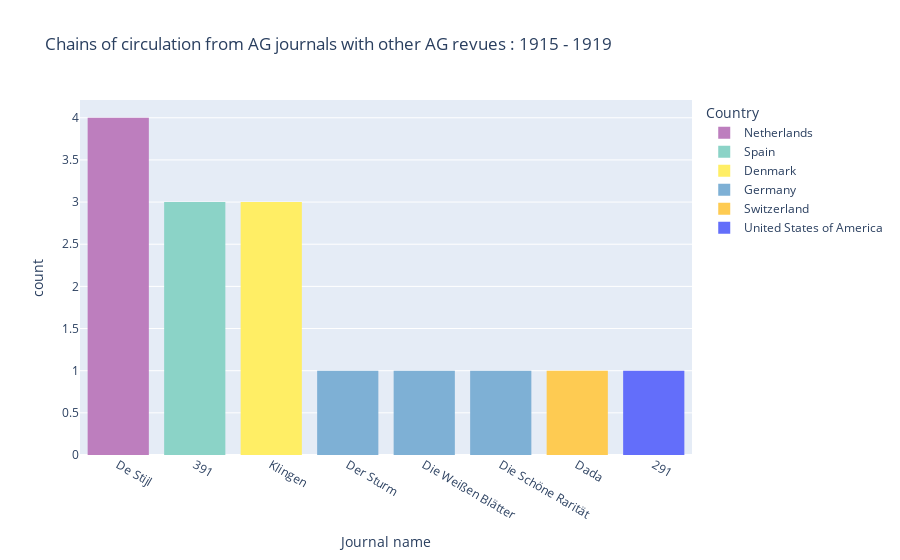

Notebook source saved alongside this figure:
### Code cell
fig = px.histogram(i_ag1919, x='issueLabel', color="Country",
            title="Chains of circulation from AG journals with other AG revues : 1915 - 1919", 
            labels={
                     "journal_count": "Number of primitive images",
                     "issueLabel": "Journal name"},
                  color_discrete_map= {
                    "France": "#fd7f6f",
                    "Germany": "#7eb0d5",
                    "Czech Republic": "#b2e061",
                    "Netherlands": "#bd7ebe",
                    "Poland": "#ffb55a",
                    "Denmark" : "#ffee65",
                    "United states of America": "#beb9db",
                    "Romania":"#fdcce5",
                   "Spain": "#8bd3c7"})
fig.update_traces(textfont_size=12, textangle=0, textposition="outside", cliponaxis=False)
fig.show()
fig.write_image("viz/internal/internal_1915_1919.png", scale=7) 
fig.write_html('viz/internal/internal_1915_1919.html', auto_open=False)

### Figure 1 — Plotly figure (JSON) as saved in the notebook; plotly's stock layout.template omitted (floating-point values rounded to 4 significant figures)
{"data": [{"alignmentgroup": "True", "bingroup": "x", "cliponaxis": false, "hovertemplate": "Country=Netherlands<br>Journal name=%{x}<br>count=%{y}<extra></extra>", "legendgroup": "Netherlands", "marker": {"color": "#bd7ebe", "pattern": {"shape": ""}}, "name": "Netherlands", "offsetgroup": "Netherlands", "orientation": "v", "showlegend": true, "textangle": 0, "textfont": {"size": 12}, "textposition": "outside", "type": "histogram", "x": ["De Stijl", "De Stijl", "De Stijl", "De Stijl"], "xaxis": "x", "yaxis": "y"}, {"alignmentgroup": "True", "bingroup": "x", "cliponaxis": false, "hovertemplate": "Country=Spain<br>Journal name=%{x}<br>count=%{y}<extra></extra>", "legendgroup": "Spain", "marker": {"color": "#8bd3c7", "pattern": {"shape": ""}}, "name": "Spain", "offsetgroup": "Spain", "orientation": "v", "showlegend": true, "textangle": 0, "textfont": {"size": 12}, "textposition": "outside", "type": "histogram", "x": ["391", "391", "391"], "xaxis": "x", "yaxis": "y"}, {"alignmentgroup": "True", "bingroup": "x", "cliponaxis": false, "hovertemplate": "Country=Denmark<br>Journal name=%{x}<br>count=%{y}<extra></extra>", "legendgroup": "Denmark", "marker": {"color": "#ffee65", "pattern": {"shape": ""}}, "name": "Denmark", "offsetgroup": "Denmark", "orientation": "v", "showlegend": true, "textangle": 0, "textfont": {"size": 12}, "textposition": "outside", "type": "histogram", "x": ["Klingen", "Klingen", "Klingen"], "xaxis": "x", "yaxis": "y"}, {"alignmentgroup": "True", "bingroup": "x", "cliponaxis": false, "hovertemplate": "Country=Germany<br>Journal name=%{x}<br>count=%{y}<extra></extra>", "legendgroup": "Germany", "marker": {"color": "#7eb0d5", "pattern": {"shape": ""}}, "name": "Germany", "offsetgroup": "Germany", "orientation": "v", "showlegend": true, "textangle": 0, "textfont": {"size": 12}, "textposition": "outside", "type": "histogram", "x": ["Der Sturm", "Die Weißen Blätter", "Die Schöne Rarität"], "xaxis": "x", "yaxis": "y"}, {"alignmentgroup": "True", "bingroup": "x", "cliponaxis": false, "hovertemplate": "Country=Switzerland<br>Journal name=%{x}<br>count=%{y}<extra></extra>", "legendgroup": "Switzerland", "marker": {"color": "#FECB52", "pattern": {"shape": ""}}, "name": "Switzerland", "offsetgroup": "Switzerland", "orientation": "v", "showlegend": true, "textangle": 0, "textfont": {"size": 12}, "textposition": "outside", "type": "histogram", "x": ["Dada"], "xaxis": "x", "yaxis": "y"}, {"alignmentgroup": "True", "bingroup": "x", "cliponaxis": false, "hovertemplate": "Country=United States of America<br>Journal name=%{x}<br>count=%{y}<extra></extra>", "legendgroup": "United States of America", "marker": {"color": "#636efa", "pattern": {"shape": ""}}, "name": "United States of America", "offsetgroup": "United States of America", "orientation": "v", "showlegend": true, "textangle": 0, "textfont": {"size": 12}, "textposition": "outside", "type": "histogram", "x": ["291"], "xaxis": "x", "yaxis": "y"}], "layout": {"autosize": true, "barmode": "relative", "legend": {"title": {"text": "Country"}, "tracegroupgap": 0}, "title": {"text": "Chains of circulation from AG journals with other AG revues : 1915 - 1919"}, "xaxis": {"anchor": "y", "autorange": true, "domain": [0, 1], "range": [-0.5, 7.5], "title": {"text": "Journal name"}, "type": "category"}, "yaxis": {"anchor": "x", "autorange": true, "domain": [0, 1], "range": [0, 4.211], "title": {"text": "count"}}}}
